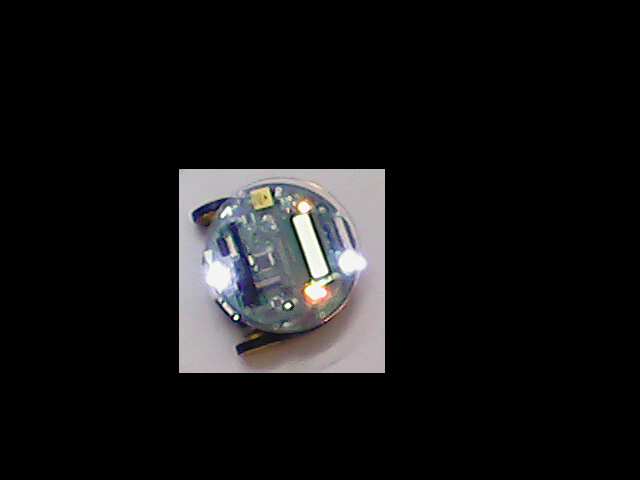
#> input picture MAIN/new2.jpg, 640 x 480 px, given in place of the camera
$ python new_trial1.py
#> lines starting #> are read from the running program, lines starting #| are printed output that depends on the picture; after the words box and inside, x2 and y2 are one past the last pixel; in counts of white or black regions, pixels touching at a corner belong together
### MAIN/rectification1.py
import cv2
import numpy as np


def rectify(image):
	low =0
	high=115
	gray = cv2.cvtColor(image,cv2.COLOR_BGR2GRAY)
	new_image = np.zeros(image.shape,np.uint8)
	filtered_black = cv2.inRange(gray,low,high)
	ret,thresh = cv2.threshold(filtered_black,127,255,0)
	cnt,hrc = cv2.findContours(thresh, cv2.RETR_TREE,cv2.CHAIN_APPROX_SIMPLE)
	n = len(cnt)
	area=[]
	for i in range(n) :
		area.append(cv2.contourArea(cnt[i]))
	m = max(area)

	for i in range(n):
		if (area[i]==m):
			area[i]=0
	new_m = max(area)
	for i in range(n):
		if (area[i]==new_m) :
			index = i
	main_contour = cnt[index]

	x,y,w,h = cv2.boundingRect(main_contour)

	return x,y,w,h

### MAIN/making_new_grids.py
import cv2
import numpy as np


def determination(image):

	b_high = (230,150,100)
	b_low = (190,110,80)
	g_high = (200,150,60)
	g_low = (100,120,40)
	r_high =(90,100,250)
	r_low = (70,80,180)


	grid = [[0 for i in range(9)]for i in range(6)]

	k = image.shape
	w = k[0]+20
	h = k[1]+20

	b_filt = cv2.inRange(image,b_low,b_high)
	g_filt = cv2.inRange(image,g_low,g_high)
	r_filt = cv2.inRange(image,r_low,r_high)

	for j in range(6):
		for i in range(9):
			if j == 0 or j == 5 :
				c_h = (h/6)-10
				if i == 0 or i == 9 :
					c_w = (w/9)-10

					b_cell = b_filt[j*c_h:j*c_h+c_h,i*c_w:i*c_w+c_w]
					g_cell = g_filt[j*c_h:j*c_h+c_h,i*c_w:i*c_w+c_w]
					r_cell = r_filt[j*c_h:j*c_h+c_h,i*c_w:i*c_w+c_w]
					average_color_per_row_b = np.average(b_cell, axis=0)
					average_color_b = np.average(average_color_per_row_b, axis=0)
					average_color_b = np.uint8(average_color_b)

					average_color_per_row_g = np.average(g_cell, axis=0)
					average_color_g = np.average(average_color_per_row_g, axis=0)
					average_color_g = np.uint8(average_color_g)


					average_color_per_row_r = np.average(r_cell, axis=0)
					average_color_r = np.average(average_color_per_row_r, axis=0)
					average_color_r = np.uint8(average_color_r)

					if (average_color_r > 0 or average_color_g > 0 or average_color_b > 0):
						grid[j][i] = 1

					else :
						grid[j][i] = 0


			else :

				c_w = w/9
				c_h = h/6

				b_cell = b_filt[j*c_h:j*c_h+c_h,i*c_w:i*c_w+c_w]
				g_cell = g_filt[j*c_h:j*c_h+c_h,i*c_w:i*c_w+c_w]
				r_cell = r_filt[j*c_h:j*c_h+c_h,i*c_w:i*c_w+c_w]
				average_color_per_row_b = np.average(b_cell, axis=0)
				average_color_b = np.average(average_color_per_row_b, axis=0)
				average_color_b = np.uint8(average_color_b)

				average_color_per_row_g = np.average(g_cell, axis=0)
				average_color_g = np.average(average_color_per_row_g, axis=0)
				average_color_g = np.uint8(average_color_g)


				average_color_per_row_r = np.average(r_cell, axis=0)
				average_color_r = np.average(average_color_per_row_r, axis=0)
				average_color_r = np.uint8(average_color_r)

				if (average_color_r > 0 or average_color_g > 0 or average_color_b > 0):
					grid[j][i] = 1

				else :
					grid[j][i] = 0


	print grid
	cv2.imshow('1',r_filt)
	cv2.imshow('2',g_filt)
	cv2.imshow('3',b_filt)
	cv2.imshow('og',image)
	cv2.waitKey(0)
	cv2.destroyAllWindows()

### MAIN/new_trial1.py
import cv2
import numpy as np
import rectification1
import astar_test
import matching
import make_grid
import making_new_grids


low_black = 0
high_black = 115

cap = cv2.VideoCapture(1)

ret_no_use,img_no_use = cap.read()
#> img_no_use is the input picture: shape (480, 640, 3); mean B, G, R 20.5, 20, 20.4
ret_no_use1,img_no_use1 = cap.read()
ret_no_use2,img_no_use2 = cap.read()
ret_no_use3,img_no_use3 = cap.read()
ret_no_use4,img_no_use4 = cap.read()
ret_no_use5,img_no_use5 = cap.read()
ret_no_use6,img_no_use6 = cap.read()
ret_no_use7,img_no_use7 = cap.read()
ret_no_use8,img_no_use8 = cap.read()
ret_no_use9,img_no_use9 = cap.read()
ret_no_use10,img_no_use10 = cap.read()


ret_img,image = cap.read()


x,y,w,h = rectification1.rectify(image)
#> in rectify, `gray = cv2.cvtColor(image,cv2.COLOR_BGR2GRAY)`:
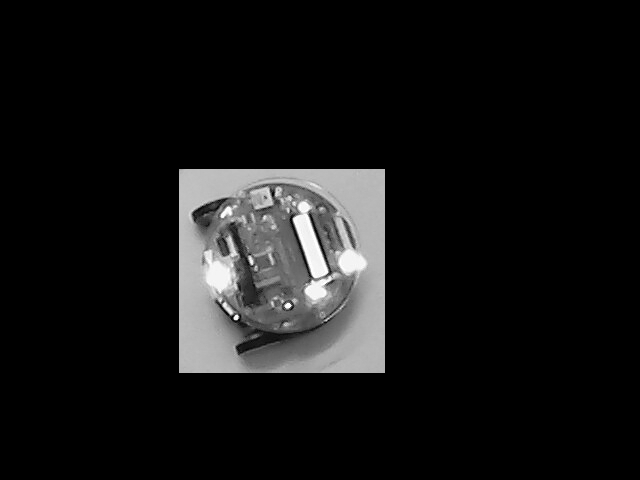
#> gray: shape (480, 640); min 0, max 255, mean 20.2
#> in rectify, `filtered_black = cv2.inRange(gray,low,high)`:
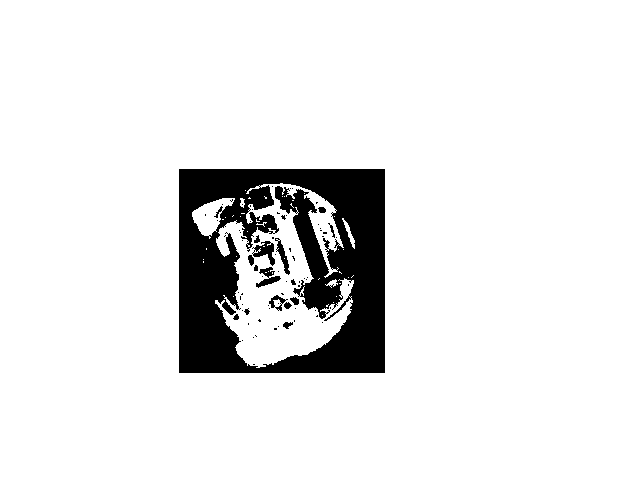
#> filtered_black: shape (480, 640); 90.6% white; 77 black regions (61 under 20 px)
#> in rectify, `cnt,hrc = cv2.findContours(thresh, cv2.RETR_TREE,cv2.CHAIN_APPROX_SIMP..`: cnt = 181 contours, 152 with area under 20; largest, box (x1, y1, x2, y2) and area: (0, 0, 640, 480) 306081, (178, 168, 386, 374) 42433, (215, 183, 354, 368) 12780, (192, 198, 235, 239) 794, (252, 240, 276, 267) 316; hrc = 181 rows, first 6: [-1, -1, 1, -1], [-1, -1, 2, 0], [3, -1, -1, 1], [4, 2, -1, 1], [5, 3, -1, 1], [6, 4, -1, 1]
#> in rectify, `n = len(cnt)`: n = 181
#> after the loop in rectify, `for i in range(n) :`: area = 181 values, max 306081 at index 0, min 0 at index 2, mean 2012.6
#> in rectify, `m = max(area)`: m = 306081
#> after the loop in rectify, `for i in range(n):`: area = 181 values, max 42433 at index 1, min 0 at index 0, mean 321.5
#> in rectify, `new_m = max(area)`: new_m = 42433
#> in rectify, `main_contour = cnt[index]`: main_contour = [[178, 169], [179, 168], [384, 168], [385, 169], [385, 372], [384, 373], [179, 373], [178, 372]]
#> in rectify, `x,y,w,h = cv2.boundingRect(main_contour)`: x = 178; y = 168; w = 208; h = 206
#> x = 178; y = 168; w = 208; h = 206

final_main_image = image[y+10:y+h-10,x+10:x+w-10]
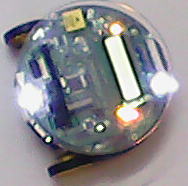
#> final_main_image: shape (186, 188, 3); mean B, G, R 143.9, 140.1, 141.7

# main_maze,bot_location = make_grid.define_main_grid(final_main_image)

making_new_grids.determination(final_main_image)
#> in determination, `b_filt = cv2.inRange(image,b_low,b_high)`: b_filt: shape (186, 188); every value is 0
#> after the loop in determination, `for j in range(6):`: grid = [[0, 0, 0, 0, 0, 0, 0, 0, 0], [0, 0, 0, 0, 0, 0, 0, 0, 0], [0, 0, 0, 0, 0, 0, 0, 0, 0], [0, 0, 0, 0, 0, 0, 0, 0, 0], [0, 0, 0, 0, 0, 0, 0, 0, 0], [0, 0, 0, 0, 0, 0, 0, 0, 0]]
#| [[0, 0, 0, 0, 0, 0, 0, 0, 0], [0, 0, 0, 0, 0, 0, 0, 0, 0], [0, 0, 0, 0, 0, 0, 0, 0, 0], [0, 0, 0, 0, 0, 0, 0, 0, 0], [0, 0, 0, 0, 0, 0, 0, 0, 0], [0, 0, 0, 0, 0, 0, 0, 0, 0]]

# print main_maze,bot_location
# cv2.imshow('',image)
# cv2.imshow('1',image)
cv2.waitKey(0)

cv2.destroyAllWindows()
